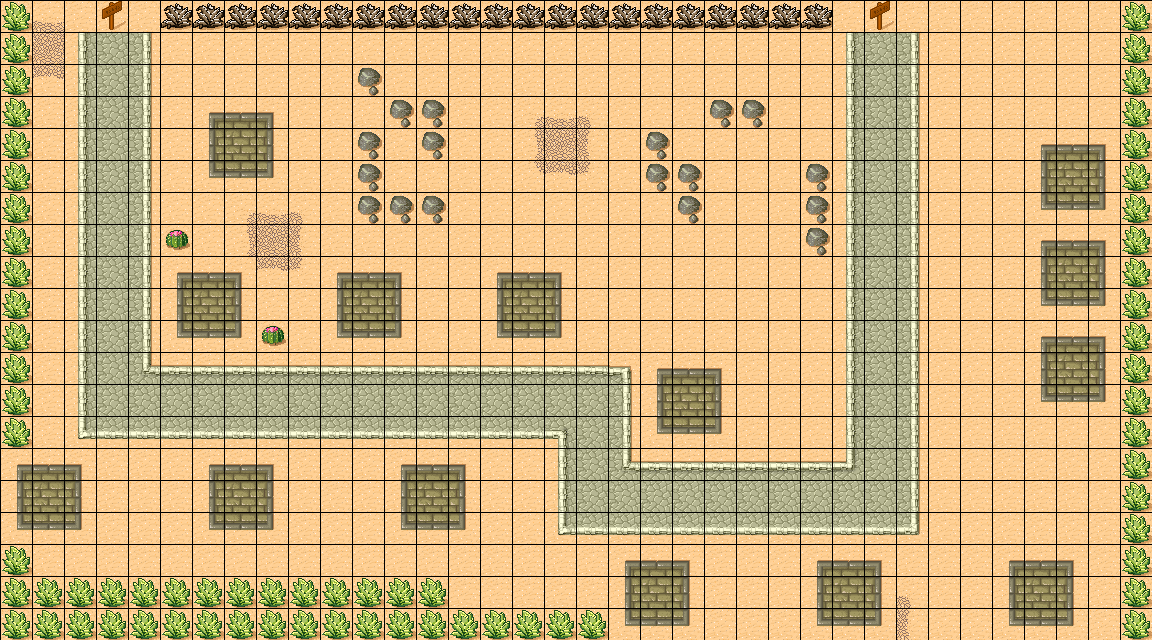

A 2D game scene composited from a Tiled map and its tileset images. What follows is a short description and the map's XML, with each tile layer's data collapsed to a summary:
An orthogonal 36x20 tile map with 32x32 px tiles, 2 tile layers (bg, destory).

<map version="1.0" orientation="orthogonal" renderorder="right-down" width="36" height="20" tilewidth="32" tileheight="32">
 <tileset firstgid="1" name="tmw_desert_spacing" tilewidth="32" tileheight="32" spacing="1">
  <image source="tmw_desert_spacing.png" width="265" height="199" />
  <terraintypes>
   <terrain name="新地形" tile="-1" />
  </terraintypes>
 </tileset>
 <layer name="bg" width="36" height="20">
  <data>[720 cells, 720 non-empty, 31 distinct tile ids]</data>
 </layer>
 <layer name="destory" width="36" height="20">
  <data>[720 cells, 109 non-empty, 4 distinct tile ids]</data>
 </layer>
</map>
